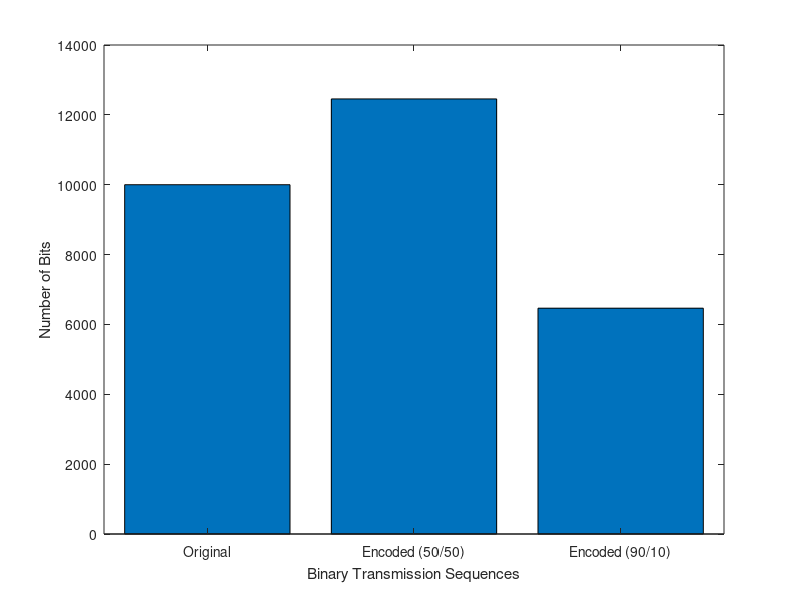

MATLAB code for this plot:
%----------------------------------------------------------------------
% Chapter 4
% "Digital Communication Systems Engineering Using Software Defined Radio
% MATLAB Scripts
%----------------------------------------------------------------------

% Clear workspace
clear all;

figNum = 1;

%%%%%%%%%%%%%%%%%%%%%%%%%%%%%%%%%%%%%%%%%%%%%%%%%%%%%%%%%%%%%
%% Reducing amount of data transmission using source coding

% Define parameters
len = 10000; % Length of binary data stream

% Have two binary sources, one 50/50 and the other 90/10 in terms of ones
% and zeros
bin1 = round(rand(1,len)); % 50/50 binary
bin2 = round(0.5*rand(1,len)+0.45); %90/10 binary

% Encode strings of ones in terms of the length of these strings
enc_bin1 = [];
enc_bin2 = [];
for ind = 1:1:len,
    if (bin1(ind) == 1)  % Encoding 50/50
        if (ind == 1)
            enc_bin1 = 1;
        else
            enc_bin1(end) = enc_bin1(end)+1;
        end;
    else
        enc_bin1 = [enc_bin1 0];
    end;
    if (bin2(ind) == 1)  % Encoding 90/10
        if (ind == 1)
            enc_bin2 = 1;
        else
            enc_bin2(end) = enc_bin2(end)+1;
        end;
    else
        enc_bin2 = [enc_bin2 0];
    end;
end;

% Find size of encoded binary streams
% (assume all one string length values possess the same number of bits)
ind1 = find(enc_bin1 ~= 0);
ind2 = find(enc_bin2 ~= 0);
[largest_ebin1,ind_largest_ebin1] = max(enc_bin1(ind1));
[largest_ebin2,ind_largest_ebin2] = max(enc_bin2(ind2));
numbits1 = length(dec2bin(largest_ebin1)-'0');
numbits2 = length(dec2bin(largest_ebin2)-'0');
total_size_ebin1 = length(ind1)*numbits1 + length(find(enc_bin1 == 0)); %Encoded ones*bit_header + zeros
total_size_ebin2 = length(ind2)*numbits2 + length(find(enc_bin2 == 0)); %Encoded ones*bit_header + zeros

% Plot sizes of original and encoded binary sequences
figure(figNum); figNum = figNum+1;
bar([len total_size_ebin1 total_size_ebin2]);
set(gca,'XTick',[1 2 3],'XTickLabel',{'Original','Encoded (50/50)','Encoded (90/10)'});
xlabel('Binary Transmission Sequences');
ylabel('Number of Bits');
%title('Impact of Source Coding on Binary Transmissions');

